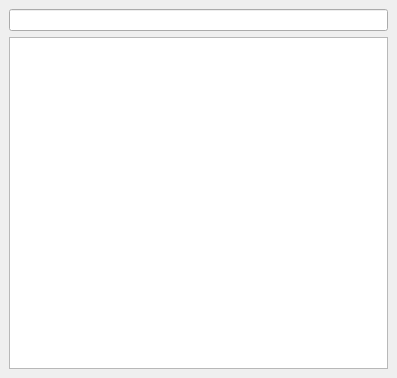
<ui version="4.0">
    <class>uiMainWindow</class>
    <widget class="QMainWindow" name="uiMainWindow">
        <property name="geometry">
            <rect>
                <x>0</x>
                <y>0</y>
                <width>397</width>
                <height>378</height>
            </rect>
        </property>
        <property name="windowTitle">
            <string>MainWindow</string>
        </property>
        <property name="styleSheet">
            <string/>
        </property>
        <widget class="QWidget" name="uiCentralWidget">
            <layout class="QVBoxLayout" name="verticalLayout">
                <item>
                    <widget class="QLineEdit" name="uiFilter"/>
                </item>
                <item>
                    <widget class="QTreeView" name="uiTree"/>
                </item>
            </layout>
        </widget>
    </widget>
    <resources/>
    <connections/>
</ui>
